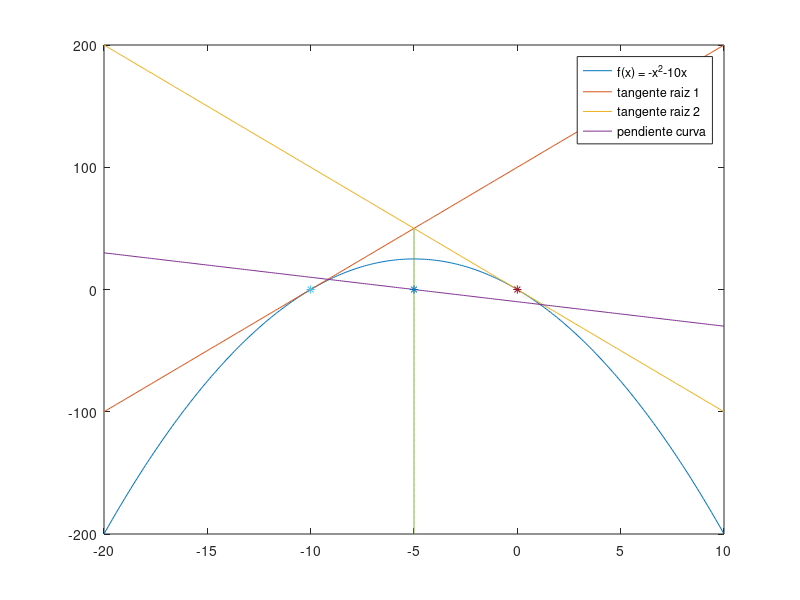

The MATLAB script that drew this image:
# grafica y analisis de -x^-10x 
x=-20:0.1:10;
c=[-1 -10 0];
y=polyval(c, x);

r=roots (c); #[-10 0]
#1er derivada
d=polyder (c); #[-2 -10]

#primer derivada = pendiente curva
z=polyval(d,x);

#recta tangente de un punto (a,b) = f'(a)*(x-a)+f(a)
#primera raiz x = r(1) = -10, y = f(a) = 0
t1=polyval(d, r(1))*(x-r(1))+0;
#segunda raiz x = r(2) = 0, y = f(a) = 0
t2=polyval(d, r(2))*(x-r(2))+0;

#max y - centro
max=roots(d); # -5
maxy = polyval(c, max) * 2;
miny = polyval(c, -20);

plot(x,y, x,t1, x,t2, x,z,max*ones(1,251),miny:1:maxy, r(1), 0, "marker", "*", r(2), 0, "marker", "*", max, 0, "marker", "*")
legend("f(x) = -x^2-10x", "tangente raiz 1", "tangente raiz 2", "pendiente curva")
